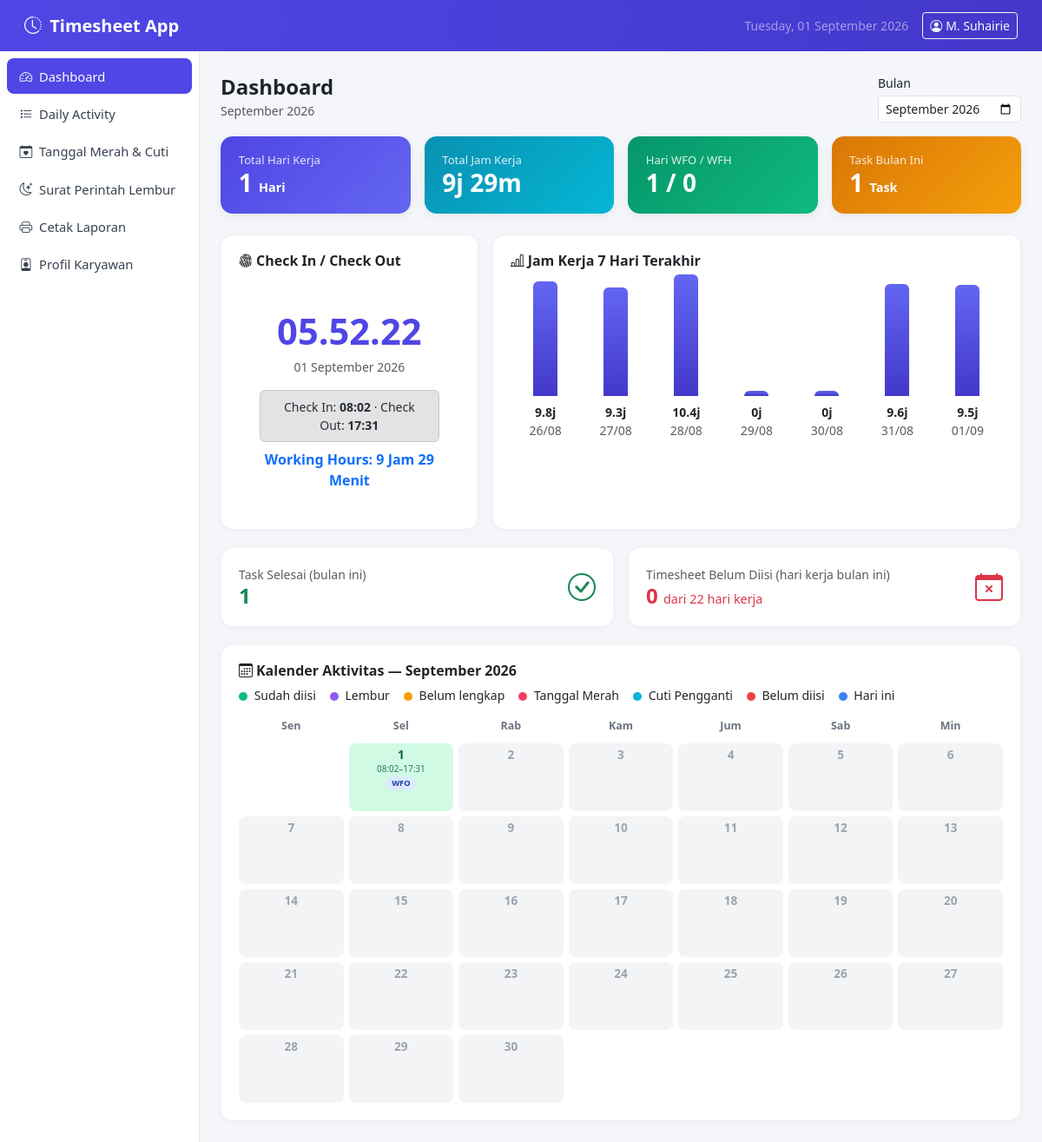
Page /pages/dashboard.php on the committed database.
### tables this page shows
CREATE TABLE `users` (
  `id` int NOT NULL,
  `nama` varchar(100) NOT NULL,
  `nik` varchar(50) DEFAULT NULL,
  `departemen` varchar(100) DEFAULT NULL,
  `jabatan` varchar(100) DEFAULT NULL,
  `project` varchar(100) DEFAULT NULL,
  `client` varchar(100) DEFAULT NULL,
  `atasan` varchar(100) DEFAULT NULL,
  `perusahaan` varchar(150) DEFAULT NULL,
  `perusahaan_alamat` varchar(255) DEFAULT NULL,
  `perusahaan_telp` varchar(100) DEFAULT NULL,
  `created_at` timestamp NULL DEFAULT CURRENT_TIMESTAMP,
  `updated_at` timestamp NULL DEFAULT CURRENT_TIMESTAMP ON UPDATE CURRENT_TIMESTAMP
);

CREATE TABLE `activities` (
  `id` int NOT NULL,
  `user_id` int NOT NULL,
  `activity_date` date NOT NULL,
  `check_in` time DEFAULT NULL,
  `check_out` time DEFAULT NULL,
  `work_place` enum('WFO','WFH') NOT NULL DEFAULT 'WFO',
  `task` text NOT NULL,
  `notes` text,
  `status` enum('Planned','In Progress','Completed','Pending','Cancelled') NOT NULL DEFAULT 'Planned',
  `created_at` timestamp NULL DEFAULT CURRENT_TIMESTAMP,
  `updated_at` timestamp NULL DEFAULT CURRENT_TIMESTAMP ON UPDATE CURRENT_TIMESTAMP,
  `statusenabled` enum('t','f') NOT NULL DEFAULT 't'
);

### includes/auth.php (called while the page is built, shortened)
<?php
require_once __DIR__ . '/../config/database.php';
function currentUser(): ?array
{
    static $user = null;
    if ($user === null) {
        $stmt = getDB()->prepare('SELECT * FROM users WHERE id = ?');
        $stmt->execute([CURRENT_USER_ID]);
        $user = $stmt->fetch() ?: null;
    }
    return $user;
}
function basePath(): string
{
    $script = $_SERVER['SCRIPT_NAME'];
    $dir    = str_replace('\\', '/', dirname($script));
    $dir = preg_replace('#/(pages|api)$#', '', $dir);
    return rtrim($dir, '/');
}
function e(string $value): string
{
    return htmlspecialchars($value, ENT_QUOTES, 'UTF-8');
}

### config/database.php (called while the page is built, shortened)
<?php
function getDB(): PDO
{
    static $pdo = null;
    if ($pdo === null) {
        $dsn = 'mysql:host=' . DB_HOST . ';dbname=' . DB_NAME . ';charset=' . DB_CHARSET;
        $options = [
            PDO::ATTR_ERRMODE            => PDO::ERRMODE_EXCEPTION,
            PDO::ATTR_DEFAULT_FETCH_MODE => PDO::FETCH_ASSOC,
            PDO::ATTR_EMULATE_PREPARES   => false,
        ];
        try {
            $pdo = new PDO($dsn, DB_USER, DB_PASS, $options);
        } catch (PDOException $e) {
            die('Koneksi database gagal. Periksa config/database.php. (' . $e->getMessage() . ')');
        }
    }
    return $pdo;
}

### pages/dashboard.php (the view, shortened to what this page needs)
<?php
require_once __DIR__ . '/../includes/auth.php';
$db     = getDB();
$userId = CURRENT_USER_ID;
$today  = date('Y-m-d');
$month = $_GET['month'] ?? date('Y-m');
$monthStart = $month . '-01';
$monthEnd   = date('Y-m-t', strtotime($monthStart));
$isCurrentMonth = $month === date('Y-m');
$stmt = $db->prepare("
    SELECT
        COUNT(DISTINCT CASE WHEN check_in IS NOT NULL THEN activity_date END) AS total_hari,
        COALESCE(SUM(CASE WHEN check_in IS NOT NULL AND check_out IS NOT NULL
                     THEN TIMESTAMPDIFF(MINUTE, check_in, check_out) END), 0) AS total_menit,
        COUNT(CASE WHEN work_place = 'WFO' AND check_in IS NOT NULL THEN 1 END) AS hari_wfo,
        COUNT(CASE WHEN work_place = 'WFH' AND check_in IS NOT NULL THEN 1 END) AS hari_wfh,
        COUNT(CASE WHEN status = 'Completed' THEN 1 END) AS task_selesai,
        COUNT(CASE WHEN status = 'Pending' THEN 1 END) AS task_pending,
        COUNT(*) AS task_bulan_ini
    FROM activities
    WHERE user_id = ? AND statusenabled = 't' AND activity_date BETWEEN ? AND ?
");
$stmt->execute([$userId, $monthStart, $monthEnd]);
$stat = $stmt->fetch();
$totalJam = floor($stat['total_menit'] / 60);
$totalSisaMenit = $stat['total_menit'] % 60;
$stmt = $db->prepare('SELECT * FROM activities WHERE user_id = ? AND activity_date = ?');
$stmt->execute([$userId, $today]);
$todayActivity = $stmt->fetch();
$stmt = $db->prepare("
    SELECT activity_date,
           CASE WHEN check_in IS NOT NULL AND check_out IS NOT NULL
                THEN TIMESTAMPDIFF(MINUTE, check_in, check_out) ELSE 0 END AS menit
    FROM activities
    WHERE user_id = ? AND statusenabled = 't' AND activity_date BETWEEN DATE_SUB(?, INTERVAL 6 DAY) AND ?
    ORDER BY activity_date ASC
");
$stmt->execute([$userId, $today, $today]);
$weekRows = $stmt->fetchAll();
$weekData = [];
for ($i = 6; $i >= 0; $i--) {
    $d = date('Y-m-d', strtotime("-$i day"));
    $weekData[$d] = 0;
}
foreach ($weekRows as $row) {
    $weekData[$row['activity_date']] = round($row['menit'] / 60, 1);
}
$maxJam = max(array_merge($weekData, [1]));
$specialDatesByDate = [];
$stmt = $db->prepare("SELECT activity_date, check_in, check_out, work_place, task FROM activities WHERE user_id = ? AND statusenabled = 't' AND activity_date BETWEEN ? AND ?");
$stmt->execute([$userId, $monthStart, $monthEnd]);
$entryRows = $stmt->fetchAll();
$entryStatusByDate = [];
$entryDetailByDate = [];
foreach ($entryRows as $row) {
    $entryStatusByDate[$row['activity_date']] =
        ($row['check_in'] && trim((string)$row['task']) !== '') ? 'filled' : 'partial';
    $entryDetailByDate[$row['activity_date']] = [
        'check_in'   => $row['check_in'] ? substr($row['check_in'], 0, 5) : null,
        'check_out'  => $row['check_out'] ? substr($row['check_out'], 0, 5) : null,
        'work_place' => $row['work_place'],
    ];
}
$daysInMonth   = (int)date('t', strtotime($monthStart));
$firstWeekday  = (int)date('N', strtotime($monthStart));
$calendarCells = array_fill(0, $firstWeekday - 1, null);
$belumDiisi    = 0;
$totalHariKerjaBulan = 0;
$totalLembur   = 0;
for ($d = 1; $d <= $daysInMonth; $d++) {
    $dateStr    = sprintf('%s-%02d', $month, $d);
    $dow        = (int)date('N', strtotime($dateStr));
    $isWeekday  = $dow >= 1 && $dow <= 5;
    $special    = $specialDatesByDate[$dateStr] ?? null;
    if ($isWeekday && !$special) $totalHariKerjaBulan++;
    $entryState = $entryStatusByDate[$dateStr] ?? null;
    if ($entryState === 'filled') {
        if (!$isWeekday || $special) {
            $status = 'overtime';
            $totalLembur++;
        } else {
            $status = 'entry';
        }
    } elseif ($entryState === 'partial' && $dateStr <= $today) {
        $status = 'partial';
        if ($isWeekday && !$special) $belumDiisi++;
    } elseif ($special) {
        $status = $special['jenis'] === 'libur' ? 'holiday' : 'dayoff';
    } elseif ($isWeekday && $dateStr < $today) {
        $status = 'missing';
        $belumDiisi++;
    } elseif ($isWeekday && $dateStr === $today) {
        $status = 'today';
    } else {
        $status = 'neutral';
    }
    $calendarCells[] = [
        'day'     => $d,
        'date'    => $dateStr,
        'status'  => $status,
        'detail'  => $entryDetailByDate[$dateStr] ?? null,
        'special' => $special,
    ];
}
while (count($calendarCells) % 7 !== 0) {
    $calendarCells[] = null;
}
require_once __DIR__ . '/../includes/header.php';
require_once __DIR__ . '/../includes/sidebar.php';
?>
<main class="app-content">
  <div class="d-flex justify-content-between align-items-center mb-3 flex-wrap gap-2">
    <div>
      <h4 class="fw-bold mb-0">Dashboard</h4>
      <small class="text-muted"><?= e(date('F Y', strtotime($monthStart))) ?><?= $isCurrentMonth ? '' : ' (bukan bulan berjalan)' ?></small>
    </div>
    <form method="GET" class="d-flex align-items-end gap-2">
      <div>
        <label class="form-label small mb-1">Bulan</label>
        <input type="month" name="month" class="form-control form-control-sm" value="<?= e($month) ?>" onchange="this.form.submit()">
      </div>
    </form>
  </div>
  <div class="row g-3 mb-4">
    <div class="col-6 col-lg-3">
      <div class="stat-card c1">
        <div class="label">Total Hari Kerja</div>
        <h3><?= (int)$stat['total_hari'] ?> <small style="font-size:.9rem;">Hari</small></h3>
      </div>
    </div>
    <div class="col-6 col-lg-3">
      <div class="stat-card c2">
        <div class="label">Total Jam Kerja</div>
        <h3><?= $totalJam ?>j <?= $totalSisaMenit ?>m</h3>
      </div>
    </div>
    <div class="col-6 col-lg-3">
      <div class="stat-card c3">
        <div class="label">Hari WFO / WFH</div>
        <h3><?= (int)$stat['hari_wfo'] ?> / <?= (int)$stat['hari_wfh'] ?></h3>
      </div>
    </div>
    <div class="col-6 col-lg-3">
      <div class="stat-card c4">
        <div class="label">Task Bulan Ini</div>
        <h3><?= (int)$stat['task_bulan_ini'] ?> <small style="font-size:.9rem;">Task</small></h3>
      </div>
    </div>
  </div>
  <div class="row g-3">
    <div class="col-lg-4">
      <div class="section-card h-100">
        <h6 class="fw-bold mb-3"><i class="bi bi-fingerprint me-1"></i>Check In / Check Out</h6>
        <div class="clock-box">
          <div class="time" id="liveClock"></div>
          <div class="text-muted small mb-3"><?= date('d F Y') ?></div>
          <?php if (!$todayActivity || !$todayActivity['check_in']): ?>
            <!-- <div class="mb-3">
              <select id="workPlaceSelect" class="form-select form-select-sm mx-auto" style="max-width:150px;">
                <option value="WFO">WFO</option>
                <option value="WFH">WFH</option>
              </select>
            </div>
            <button id="btnCheckIn" class="btn btn-success btn-checkin">
              <i class="bi bi-box-arrow-in-right me-1"></i> Check In
            </button> -->
          <?php else:
            $mins = (strtotime($todayActivity['check_out']) - strtotime($todayActivity['check_in'])) / 60;
            $h = floor($mins / 60); $m = $mins % 60;
          ?>
            <div class="alert alert-secondary py-2 small mb-2">
              Check In: <strong><?= e(substr($todayActivity['check_in'], 0, 5)) ?></strong> &middot;
              Check Out: <strong><?= e(substr($todayActivity['check_out'], 0, 5)) ?></strong>
            </div>
            <div class="fw-bold text-primary">Working Hours: <?= $h ?> Jam <?= $m ?> Menit</div>
          <?php endif; ?>
        </div>
      </div>
    </div>
    <div class="col-lg-8">
      <div class="section-card h-100">
        <h6 class="fw-bold mb-3"><i class="bi bi-bar-chart-line me-1"></i>Jam Kerja 7 Hari Terakhir</h6>
        <div class="d-flex align-items-end justify-content-between" style="height:180px;">
          <?php foreach ($weekData as $date => $jam): ?>
            <div class="text-center flex-fill mx-1">
              <div class="mx-auto" style="width:28px; height:<?= max(6, ($jam / $maxJam) * 140) ?>px; background:linear-gradient(180deg,#6366f1,#4338ca); border-radius:6px 6px 0 0;" title="<?= $jam ?> jam"></div>
              <div class="small mt-2 fw-semibold"><?= $jam ?>j</div>
              <div class="small text-muted"><?= date('d/m', strtotime($date)) ?></div>
            </div>
          <?php endforeach; ?>
        </div>
      </div>
    </div>
  </div>
  <div class="row g-3 mt-1">
    <div class="col-md-6">
      <div class="section-card d-flex align-items-center justify-content-between">
        <div>
          <div class="text-muted small">Task Selesai (bulan ini)</div>
          <h4 class="fw-bold text-success mb-0"><?= (int)$stat['task_selesai'] ?></h4>
        </div>
        <i class="bi bi-check-circle text-success" style="font-size:2rem;"></i>
      </div>
    </div>
    <div class="col-md-6">
      <div class="section-card d-flex align-items-center justify-content-between">
        <div>
          <div class="text-muted small">Timesheet Belum Diisi (hari kerja bulan ini)</div>
          <h4 class="fw-bold text-danger mb-0"><?= $belumDiisi ?> <small style="font-size:.9rem; font-weight:normal;">dari <?= $totalHariKerjaBulan ?> hari kerja</small></h4>
        </div>
        <i class="bi bi-calendar-x text-danger" style="font-size:2rem;"></i>
      </div>
    </div>
  </div>
  <div class="row g-3 mt-1">
    <div class="col-12">
      <div class="section-card">
        <div class="d-flex justify-content-between align-items-center mb-3 flex-wrap gap-2">
          <h6 class="fw-bold mb-0">
            <i class="bi bi-calendar3 me-1"></i>Kalender Aktivitas &mdash; <?= e(date('F Y', strtotime($monthStart))) ?>
          </h6>
          <div class="d-flex gap-3 small flex-wrap">
            <span><span class="cal-dot cal-dot-entry"></span> Sudah diisi</span>
            <span><span class="cal-dot cal-dot-overtime"></span> Lembur</span>
            <span><span class="cal-dot cal-dot-partial"></span> Belum lengkap</span>
            <span><span class="cal-dot cal-dot-holiday"></span> Tanggal Merah</span>
            <span><span class="cal-dot cal-dot-dayoff"></span> Cuti Pengganti</span>
            <span><span class="cal-dot cal-dot-missing"></span> Belum diisi</span>
            <span><span class="cal-dot cal-dot-today"></span> Hari ini</span>
          </div>
        </div>
        <div class="calendar-grid">
          <?php foreach (['Sen','Sel','Rab','Kam','Jum','Sab','Min'] as $h): ?>
            <div class="calendar-head"><?= $h ?></div>
          <?php endforeach; ?>
          <?php foreach ($calendarCells as $cell): ?>
            <?php if ($cell === null): ?>
              <div class="calendar-cell calendar-empty"></div>
            <?php else:
              $tooltip = date('d/m/Y', strtotime($cell['date']));
              $cellHref = $cell['special']
                  ? $base . '/pages/special_dates.php?edit=' . $cell['special']['id']
                  : $base . '/pages/special_dates.php?tanggal=' . $cell['date'];
            ?>
              <a href="<?= e($cellHref) ?>"
                 class="calendar-cell calendar-<?= e($cell['status']) ?>" title="<?= e($tooltip) ?>">
                <div class="calendar-daynum">
                  <?= $cell['day'] ?><?= $cell['status'] === 'overtime' ? ' <i class="bi bi-lightning-charge-fill" style="font-size:.55rem;"></i>' : '' ?>
                </div>
                <?php if ($cell['detail']): ?>
                  <div class="calendar-time">
                    <?= $cell['detail']['check_in'] ?: '--:--' ?>&ndash;<?= $cell['detail']['check_out'] ?: '--:--' ?>
                  </div>
                  <?php if ($cell['detail']['work_place']): ?>
                    <div class="calendar-badge badge-wp-<?= e($cell['detail']['work_place']) ?>"><?= e($cell['detail']['work_place']) ?></div>
                  <?php endif; ?>
                <?php elseif ($cell['special']): ?>
                  <div class="calendar-time text-truncate" style="max-width:100%;"><?= e($cell['special']['keterangan']) ?></div>
                <?php endif; ?>
              </a>
            <?php endif; ?>
          <?php endforeach; ?>
        </div>
      </div>
    </div>
  </div>
</main>
<?php require_once __DIR__ . '/../includes/footer.php'; ?>

### includes/header.php (shortened to what this page needs)
<?php
$user = currentUser();
$base = basePath();
?>
<!DOCTYPE html>
<html lang="id">
<head>
<link href="https://cdn.jsdelivr.net/npm/bootstrap@5.3.3/dist/css/bootstrap.min.css" rel="stylesheet">
<link href="https://cdn.jsdelivr.net/npm/bootstrap-icons@1.11.3/font/bootstrap-icons.css" rel="stylesheet">
<link href="<?= $base ?>/assets/css/style.css" rel="stylesheet">
</head>
<body>
<nav class="navbar navbar-expand-lg app-navbar">
  <div class="container-fluid">
    <a class="navbar-brand fw-semibold" href="<?= $base ?>/pages/dashboard.php">
      <i class="bi bi-clock-history me-1"></i> <?= e(APP_NAME) ?>
    </a>
    <div class="ms-auto d-flex align-items-center gap-3">
      <span class="text-white-50 small d-none d-md-inline"><?= date('l, d F Y') ?></span>
      <a href="<?= $base ?>/pages/profile.php" class="btn btn-sm btn-outline-light">
        <i class="bi bi-person-circle me-1"></i><?= e($user['nama'] ?? 'User') ?>
      </a>
    </div>
  </div>
</nav>
<div class="app-wrapper">

### rows in the picture
users: nama "M. Suhairie"
activities: check_in "08:02", check_out "17:31", h "9", m "29", user "1", work_place "WFO"

### other values in the picture
APP_NAME "Timesheet App"
$stat['total_hari'] "1"
$totalJam "9"
$totalSisaMenit "29"
$stat['hari_wfo'] "1"
$stat['hari_wfh'] "0"
$stat['task_bulan_ini'] "1"
$jam "9.8"
date('d/m', strtotime($date)) "26/08"
$jam "9.3"
date('d/m', strtotime($date)) "27/08"
$jam "10.4"
date('d/m', strtotime($date)) "28/08"
$jam "0"
date('d/m', strtotime($date)) "29/08"
